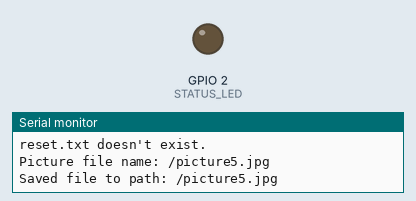
This sketch was run on a simulated ESP32. Parts: output pins drawn as LEDs (lit = HIGH), the last lines printed to the serial monitor. Dashed ring = blinking. Storage starts empty; EEPROM starts erased; the camera gives no picture. At 91.1 s the program restarts the board; the recording ends there.

Above: at 0.7 s.
At 1.8 s:
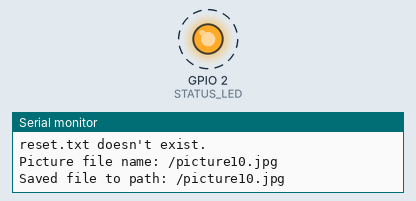
Timing chart, 0 to 3.0 s (numbered marks = the images above):
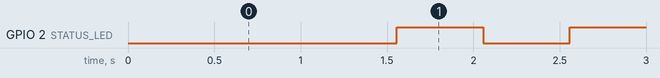

Measured:
- by itself, GPIO 2 (STATUS_LED): alternates HIGH for 0.50 s and LOW for 0.50 s

The sketch:

openSTRATOkit_CAM.ino
```cpp
/*
  openSTRATOkit CAM FW

  @DevOK1RAJ Team, code by OK1CDJ 12/2020

  Takes 10 pictures every 90 seconds (DELAY 90) and saves to SD card

  Place reset.txt into the root of the SD card to reset file numbering

  Compile and upload instructions:
  - In your Arduino IDE, go to File > Preferences and enter
    https://dl.espressif.com/dl/package_esp32_index.json
    into the “Additional Board Manager URLs” field
  - Go to Tools > Board > Boards Manager…, search for ESP32 and install
    ESP32 by Espressif Systems
  - In the Tools > Board menu select "AI Thinker ESP32-CAM"
  - GPIO 0 must be connected to GND to upload a sketch
  - After connecting GPIO 0 to GND, press the ESP32-CAM on-board RESET button
    to put your board in flashing mode
  - Connect the board via a USB to Serial converter and select its port in Tools > Port
  - Wiring diagram https://www.files.dotknisevesmiru.cz/ESP32CAM_upload.png
*/

// libraries
#include "esp_camera.h"
#include "Arduino.h"
#include "FS.h"                // SD Card ESP32
#include "SD_MMC.h"            // SD Card ESP32
#include "soc/soc.h"           // Disable brownour problems
#include "soc/rtc_cntl_reg.h"  // Disable brownour problems
#include "driver/rtc_io.h"
#include <Preferences.h>
#include "driver/adc.h"
#include <WiFi.h>
#include <esp_bt.h>

// pin definition for CAMERA_MODEL_AI_THINKER
#define PWDN_GPIO_NUM     32
#define RESET_GPIO_NUM    -1
#define XCLK_GPIO_NUM      0
#define SIOD_GPIO_NUM     26
#define SIOC_GPIO_NUM     27
#define Y9_GPIO_NUM       35
#define Y8_GPIO_NUM       34
#define Y7_GPIO_NUM       39
#define Y6_GPIO_NUM       36
#define Y5_GPIO_NUM       21
#define Y4_GPIO_NUM       19
#define Y3_GPIO_NUM       18
#define Y2_GPIO_NUM        5
#define VSYNC_GPIO_NUM    25
#define HREF_GPIO_NUM     23
#define PCLK_GPIO_NUM     22

#define uS_TO_S_FACTOR 1000000  // Conversion factor for micro seconds to seconds
#define DELAY 90 // delay between series of pictures [s]
#define BATCH_PHOTOS 10 // number of pictures to be taken in one series
#define STATUS_LED 2 // GPIO pin of the STATUS LED (SD CARD DATA PIN!)

long pictureNumber = 0;

Preferences preferences;

void setup() {
  //disable brownout detector
  WRITE_PERI_REG(RTC_CNTL_BROWN_OUT_REG, 0);

  // serial
  Serial.begin(115200);
  Serial.println("openSTRATOkit ESP32CAM start");
  Serial.println("Taking " + String(BATCH_PHOTOS) + " pictures every "
                 + String(DELAY) + " seconds");

  // shut off unnecessary power drain
  adc_power_off();
  WiFi.mode(WIFI_OFF);
  esp_bt_controller_disable();

  // camera settings
  camera_config_t config;
  config.ledc_channel = LEDC_CHANNEL_0;
  config.ledc_timer = LEDC_TIMER_0;
  config.pin_d0 = Y2_GPIO_NUM;
  config.pin_d1 = Y3_GPIO_NUM;
  config.pin_d2 = Y4_GPIO_NUM;
  config.pin_d3 = Y5_GPIO_NUM;
  config.pin_d4 = Y6_GPIO_NUM;
  config.pin_d5 = Y7_GPIO_NUM;
  config.pin_d6 = Y8_GPIO_NUM;
  config.pin_d7 = Y9_GPIO_NUM;
  config.pin_xclk = XCLK_GPIO_NUM;
  config.pin_pclk = PCLK_GPIO_NUM;
  config.pin_vsync = VSYNC_GPIO_NUM;
  config.pin_href = HREF_GPIO_NUM;
  config.pin_sscb_sda = SIOD_GPIO_NUM;
  config.pin_sscb_scl = SIOC_GPIO_NUM;
  config.pin_pwdn = PWDN_GPIO_NUM;
  config.pin_reset = RESET_GPIO_NUM;
  config.xclk_freq_hz = 20000000;
  config.pixel_format = PIXFORMAT_JPEG;

  // set picture quality
  if (psramFound()) {
    config.frame_size = FRAMESIZE_UXGA; // FRAMESIZE_ + QVGA|CIF|VGA|SVGA|XGA|SXGA|UXGA
    config.jpeg_quality = 10;
    config.fb_count = 2;
  } else {
    config.frame_size = FRAMESIZE_SVGA;
    config.jpeg_quality = 12;
    config.fb_count = 1;
  }

  // init camera
  esp_err_t err = esp_camera_init(&config);
  if (err != ESP_OK) {
    Serial.printf("Camera init failed with error 0x%x", err);
    return;
  }

  // init & check for SD card
  if (!SD_MMC.begin()) {
    Serial.println("SD Card Mount Failed");
    return;
  }
  uint8_t cardType = SD_MMC.cardType();
  if (cardType == CARD_NONE) {
    Serial.println("No SD Card attached");
    return;
  }

  camera_fb_t * fb = NULL;

  // take a series of pictures & save them to the SD card
  for (int i=0; i<BATCH_PHOTOS; i++) {
    fb = esp_camera_fb_get();
    if (!fb) {
      Serial.println("Camera capture failed");
      return;
    }

    // initialize preferences
    preferences.begin("cam", false);
    pictureNumber = preferences.getLong("pictureNumber", 0);
    preferences.end();

    // reset picture numbering if requested
    if (SD_MMC.exists("/reset.txt")) {
      Serial.println("reset.txt exists. Reseting file number.");
      pictureNumber = 0;
      SD_MMC.remove("/reset.txt");
    }
    else {
      Serial.println("reset.txt doesn't exist.");
    }

    // save the picture to the SD card
    pictureNumber++;
    String path = "/picture" + String(pictureNumber) + ".jpg";
    fs::FS &fs = SD_MMC;
    Serial.printf("Picture file name: %s\n", path.c_str());

    File file = fs.open(path.c_str(), FILE_WRITE);
    if (!file) {
      Serial.println("Failed to open file in writing mode");
    }
    else {
      file.write(fb->buf, fb->len); // payload (image), payload length
      Serial.printf("Saved file to path: %s\n", path.c_str());
      preferences.begin("cam", false);
      preferences.putLong("pictureNumber", pictureNumber);
      preferences.end();
    }
    file.close();
    esp_camera_fb_return(fb);
  }

  //blink the status LED for <DELAY>
  pinMode(STATUS_LED, OUTPUT);
  for (int i=0; i<DELAY; i++) {
    digitalWrite(STATUS_LED , LOW);
    delay(500);
    digitalWrite(STATUS_LED , HIGH);
    delay(500);
  }

  //soft restart
  ESP.restart();

}

void loop() {

}
```
